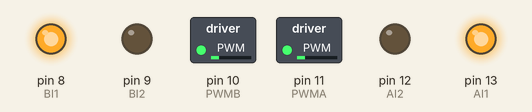
A sketch run on a simulated Arduino Uno, built with avr-gcc and run on an emulated ATmega328P. On the bench: switched loads named in the sketch (green lamp = pin HIGH), output pins drawn as LEDs (lit = HIGH).

Above: at 0.05 s.
At 0.6 s:
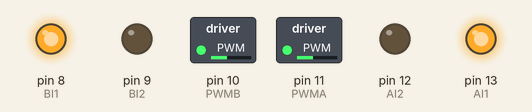
At 1.15 s:
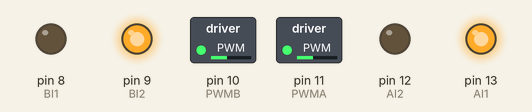
At 2.25 s:
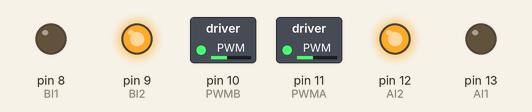
At 7.25 s:
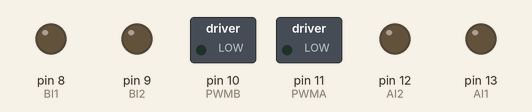
Timing chart, 0 to 9.5 s (numbered marks = the images above):
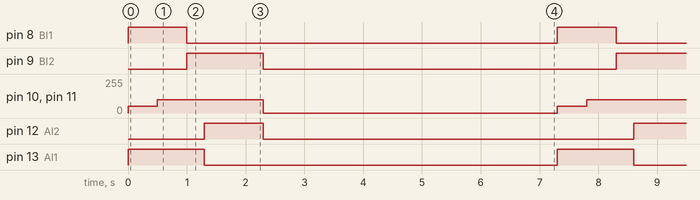

The sketch:

motorfunctions.ino
```cpp
//---------------------------------------------------------------------
// ME120, Section 001
// Sean Lai
//
// Motor Control with Fucntions
// Note when hooking up motors:
// A01(+) A02(-), B01(-), B02(+) due to the physical orientation of the motors,
// because the B motor is mounted upside down.
//---------------------------------------------------------------------

// Declare pins for motors
const int AI1 = 13, AI2 = 12, PWMA = 11;
const int BI1 = 8, BI2 = 9, PWMB = 10;

void setup() {
  // Setup pins as outputs
  pinMode(AI1, OUTPUT);
  pinMode(AI2, OUTPUT);
  pinMode(PWMA, OUTPUT);
  pinMode(BI1, OUTPUT);
  pinMode(BI2, OUTPUT);
  pinMode(PWMB, OUTPUT);
}

void loop() {
  forward(50);
  delay(500);
  forward(100);
  delay(500);
  right(100);
  delay(300);
  backward(100);
  delay(1000);
  stop();
  delay(5000);
}

void forward(int speed) {
  // Drive motors forward at speed ssent to function
  digitalWrite(AI1, 1);
  digitalWrite(AI2, 0);
  digitalWrite(BI1, 1);
  digitalWrite(BI2, 0);
  analogWrite(PWMA, speed);
  analogWrite(PWMB, speed);
}

void backward(int speed) {
  digitalWrite(AI1, 0);
  digitalWrite(AI2, 1);
  digitalWrite(BI1, 0);
  digitalWrite(BI2, 1);
  analogWrite(PWMA, speed);
  analogWrite(PWMB, speed);
}

void right(int speed) {
  digitalWrite(AI1, 1);
  digitalWrite(AI2, 0);
  digitalWrite(BI1, 0);
  digitalWrite(BI2, 1);
  analogWrite(PWMA, speed);
  analogWrite(PWMB, speed);
}

void left(int speed) {
  digitalWrite(AI1, 0);
  digitalWrite(AI2, 1);
  digitalWrite(BI1, 1);
  digitalWrite(BI2, 0);
  analogWrite(PWMA, speed);
  analogWrite(PWMB, speed);
}

void stop() {
  digitalWrite(AI1, 0);
  digitalWrite(AI2, 0);
  digitalWrite(BI1, 0);
  digitalWrite(BI2, 0);
  analogWrite(PWMA, 0);
  analogWrite(PWMB, 0);
}
```

Measured:
- by itself, pin 8 (BI1), pin 12 (AI2): alternates HIGH for 1.0 s and LOW for 6.3 s
- by itself, pin 9 (BI2), pin 13 (AI1): alternates HIGH for 1.3 s and LOW for 6.0 s
- by itself, pin 10 (PWMB), pin 11 (PWMA): repeats every 7.3 s: 100/255 1.8 s, 0/255 5.0 s, 50/255 0.50 s
